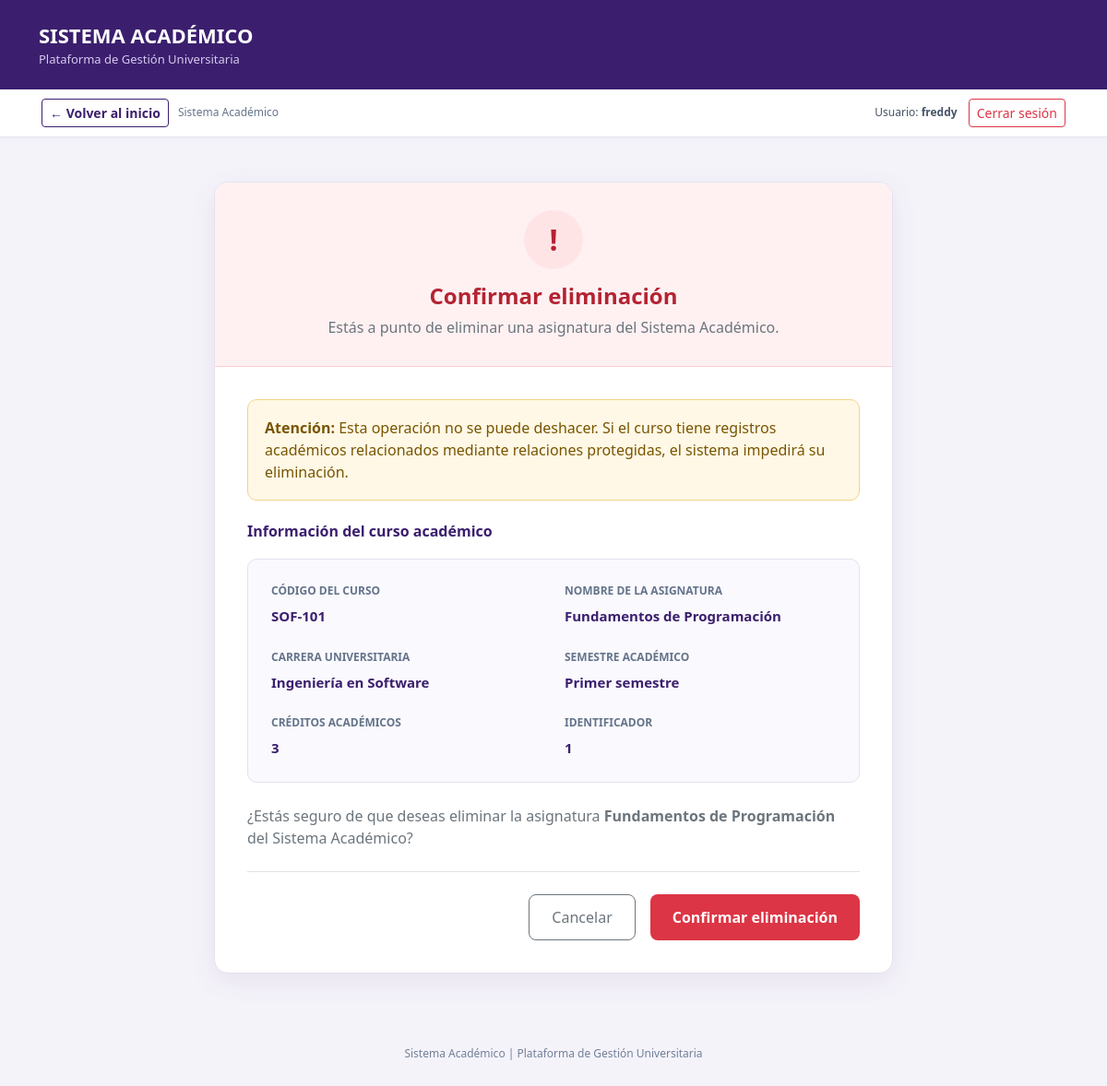
Page /academico/cursos/1/eliminar/ (signed in) on the committed database.
### academico/models.py (models this page shows, shortened)
class Curso(ModeloBase):
    carrera = models.ForeignKey(
        Carrera,
        on_delete=models.PROTECT,
        related_name="cursos"
    )
    semestre = models.ForeignKey(
        Semestre,
        on_delete=models.PROTECT,
        related_name="cursos"
    )
    codigo = models.CharField("Código", max_length=12, unique=True)
    nombre = models.CharField(max_length=150)
    creditos = models.PositiveSmallIntegerField("Créditos", default=3)
    class Meta:
        verbose_name = "Curso"
        verbose_name_plural = "Cursos"
        ordering = ["carrera", "semestre__numero", "nombre"]

class Carrera(ModeloBase):
    facultad = models.ForeignKey(
        Facultad,
        on_delete=models.PROTECT,
        related_name="carreras"
    )
    codigo = models.CharField(
        "Código",
        max_length=10,
        unique=True
    )
    nombre = models.CharField(max_length=150)
    duracion_semestres = models.PositiveSmallIntegerField(
        "Duración (semestres)",
        default=8
    )
    class Meta:
        verbose_name = "Carrera"
        verbose_name_plural = "Carreras"
        ordering = ["nombre"]

class Semestre(ModeloBase):
    numero = models.PositiveSmallIntegerField(
        unique=True,
        validators=[
            MinValueValidator(1),
            MaxValueValidator(12)
        ]
    )
    nombre = models.CharField(max_length=30)
    class Meta:
        verbose_name = "Semestre"
        verbose_name_plural = "Semestres"
        ordering = ["numero"]

### academico/views.py (the view, shortened to what this page needs)
class CursoDeleteView(
    LoginRequiredMixin,
    DeleteView
):
    model = Curso
    template_name = (
        "academico/curso_confirmar_eliminar.html"
    )
    success_url = reverse_lazy(
        "academico:curso_lista"
    )
    login_url = "login"

### academico/templates/academico/curso_confirmar_eliminar.html (shortened to what this page needs)
<!DOCTYPE html>
<html lang="es">
<head>
    <link
        href="https://cdn.jsdelivr.net/npm/bootstrap@5.3.3/dist/css/bootstrap.min.css"
        rel="stylesheet"
    >
</head>
<body>
    <header class="barra-superior">
        <div class="container">
            <div class="marca">
                SISTEMA ACADÉMICO
            </div>
            <div class="subtitulo">
                Plataforma de Gestión Universitaria
            </div>
        </div>
    </header>
    {% include "core/_navegacion.html" %}
    <main class="container py-5">
        <div class="row justify-content-center">
            <div class="col-lg-8">
                <div class="tarjeta">
                    <div class="encabezado-alerta">
                        <div class="icono-alerta">
                            !
                        </div>
                        <h2 class="titulo-alerta">
                            Confirmar eliminación
                        </h2>
                        <p class="text-secondary mb-0">
                            Estás a punto de eliminar
                            una asignatura del Sistema Académico.
                        </p>
                    </div>
                    <div class="cuerpo">
                        <div class="mensaje-advertencia mb-4">
                            <strong>Atención:</strong>
                            Esta operación no se puede deshacer.
                            Si el curso tiene registros académicos
                            relacionados mediante relaciones protegidas,
                            el sistema impedirá su eliminación.
                        </div>
                        <h5 class="titulo-seccion">
                            Información del curso académico
                        </h5>
                        <div class="info-curso mb-4">
                            <div class="row g-4">
                                <div class="col-md-6">
                                    <div class="etiqueta">
                                        CÓDIGO DEL CURSO
                                    </div>
                                    <div class="valor">
                                        {{ object.codigo }}
                                    </div>
                                </div>
                                <div class="col-md-6">
                                    <div class="etiqueta">
                                        NOMBRE DE LA ASIGNATURA
                                    </div>
                                    <div class="valor">
                                        {{ object.nombre }}
                                    </div>
                                </div>
                                <div class="col-md-6">
                                    <div class="etiqueta">
                                        CARRERA UNIVERSITARIA
                                    </div>
                                    <div class="valor">
                                        {{ object.carrera.nombre }}
                                    </div>
                                </div>
                                <div class="col-md-6">
                                    <div class="etiqueta">
                                        SEMESTRE ACADÉMICO
                                    </div>
                                    <div class="valor">
                                        {{ object.semestre.nombre }}
                                    </div>
                                </div>
                                <div class="col-md-6">
                                    <div class="etiqueta">
                                        CRÉDITOS ACADÉMICOS
                                    </div>
                                    <div class="valor">
                                        {{ object.creditos }}
                                    </div>
                                </div>
                                <div class="col-md-6">
                                    <div class="etiqueta">
                                        IDENTIFICADOR
                                    </div>
                                    <div class="valor">
                                        {{ object.pk }}
                                    </div>
                                </div>
                            </div>
                        </div>
                        <p class="text-secondary">
                            ¿Estás seguro de que deseas eliminar
                            la asignatura
                            <strong>
                                {{ object.nombre }}
                            </strong>
                            del Sistema Académico?
                        </p>
                        <form method="post">
                            <div class="d-flex flex-wrap gap-3
                                        justify-content-end
                                        border-top pt-4 mt-4">
                                <a
                                    href="{% url 'academico:curso_lista' %}"
                                    class="btn btn-outline-secondary btn-cancelar"
                                >
                                    Cancelar
                                </a>
                                <button
                                    type="submit"
                                    class="btn btn-eliminar"
                                >
                                    Confirmar eliminación
                                </button>
                            </div>
                        </form>
                    </div>
                </div>
            </div>
        </div>
    </main>
    <footer class="pie-sistema">
        Sistema Académico |
        Plataforma de Gestión Universitaria
    </footer>
</body>
</html>

### core/templates/core/_navegacion.html (shortened to what this page needs)
<nav aria-label="Navegación del sistema" style="background:#fff;border-bottom:1px solid #e6e1f0;box-shadow:0 2px 8px rgba(59,31,110,.04)">
  <div style="max-width:1140px;margin:0 auto;padding:10px 15px;display:flex;align-items:center;justify-content:space-between;gap:12px;flex-wrap:wrap">
    <div style="display:flex;align-items:center;gap:10px;flex-wrap:wrap">
      {% if request.path != '/' %}
      <a href="{% url 'inicio' %}" class="btn btn-outline-primary btn-sm" style="border-color:#3b1f6e;color:#3b1f6e;font-weight:600">
        &larr; Volver al inicio
      </a>
      {% else %}
      <span style="font-weight:700;color:#3b1f6e;font-size:14px">Panel principal</span>
      {% endif %}
      <span style="font-size:12px;color:#64748b">Sistema Académico</span>
    </div>
    <div style="display:flex;align-items:center;gap:12px;flex-wrap:wrap">
      <span style="font-size:12px;color:#475569">Usuario: <strong>{{ request.user.get_username }}</strong></span>
      <form action="{% url 'logout' %}" method="post" style="margin:0">
        <button type="submit" class="btn btn-outline-danger btn-sm" aria-label="Cerrar sesión del sistema">Cerrar sesión</button>
      </form>
    </div>
  </div>
</nav>

### academico/templates/academico/curso_confirmar_eliminar.html (style rules this page uses)
body { background: #f5f3fa; font-family: 'Segoe UI', Arial, sans-serif; color: #2d2440; min-height: 100vh; }
.barra-superior { background: #3b1f6e; color: white; padding: 22px 0; }
.marca { font-size: 22px; font-weight: 700; }
.subtitulo { color: #d6c9ee; font-size: 13px; }
.tarjeta { background: white; border: 1px solid #e6e1f0; border-radius: 15px; box-shadow: 0 8px 30px rgba(45,25,85,.08); overflow: hidden; }
.encabezado-alerta { background: #fff1f2; border-bottom: 1px solid #fecdd3; padding: 30px; text-align: center; }
.icono-alerta { width: 64px; height: 64px; line-height: 64px; border-radius: 50%; background: #ffe4e6; color: #b42332; font-size: 32px; font-weight: bold; margin: 0 auto 15px; }
.titulo-alerta { color: #b42332; font-size: 24px; font-weight: 700; }
.cuerpo { padding: 35px; }
.titulo-seccion { color: #3b1f6e; font-size: 16px; font-weight: 700; margin-bottom: 20px; }
.info-curso { background: #faf9fd; border: 1px solid #e6e1f0; border-radius: 10px; padding: 25px; }
.etiqueta { color: #64748b; font-size: 12px; font-weight: 600; margin-bottom: 7px; }
.valor { color: #3b1f6e; font-size: 15px; font-weight: 700; overflow-wrap: anywhere; }
.mensaje-advertencia { background: #fff8e6; border: 1px solid #f3d38a; border-radius: 10px; padding: 18px; color: #795500; }
.btn-eliminar { background: #dc3545; color: white; border: none; padding: 12px 24px; border-radius: 8px; font-weight: 600; }
.btn-cancelar { padding: 12px 24px; border-radius: 8px; }
.pie-sistema { text-align: center; color: #718096; font-size: 12px; padding: 30px; }

### rows in the picture
Curso: codigo "SOF-101", nombre "Fundamentos de Programación", carrera.nombre "Ingeniería en Software", semestre.nombre "Primer semestre", creditos "3", pk "1"

### other values in the picture
{{ request.user.get_username }} "freddy"
